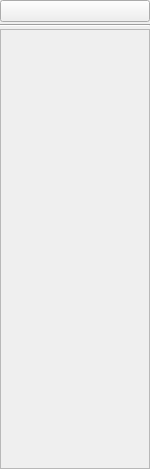
<?xml version="1.0" encoding="UTF-8"?>
<ui version="4.0">
 <class>ZuJianWidget</class>
 <widget class="QWidget" name="ZuJianWidget">
  <property name="geometry">
   <rect>
    <x>0</x>
    <y>0</y>
    <width>150</width>
    <height>469</height>
   </rect>
  </property>
  <property name="sizePolicy">
   <sizepolicy hsizetype="Preferred" vsizetype="Preferred">
    <horstretch>0</horstretch>
    <verstretch>0</verstretch>
   </sizepolicy>
  </property>
  <property name="windowTitle">
   <string>Form</string>
  </property>
  <layout class="QVBoxLayout" name="verticalLayout">
   <property name="spacing">
    <number>2</number>
   </property>
   <property name="leftMargin">
    <number>0</number>
   </property>
   <property name="topMargin">
    <number>0</number>
   </property>
   <property name="rightMargin">
    <number>0</number>
   </property>
   <property name="bottomMargin">
    <number>0</number>
   </property>
   <item>
    <widget class="QPushButton" name="pushButton">
     <property name="styleSheet">
      <string notr="true"/>
     </property>
     <property name="text">
      <string/>
     </property>
    </widget>
   </item>
   <item>
    <widget class="Line" name="line">
     <property name="orientation">
      <enum>Qt::Horizontal</enum>
     </property>
    </widget>
   </item>
   <item>
    <widget class="QScrollArea" name="scrollArea">
     <property name="enabled">
      <bool>true</bool>
     </property>
     <property name="styleSheet">
      <string notr="true"/>
     </property>
     <property name="widgetResizable">
      <bool>true</bool>
     </property>
     <widget class="QWidget" name="widget">
      <property name="geometry">
       <rect>
        <x>0</x>
        <y>0</y>
        <width>148</width>
        <height>434</height>
       </rect>
      </property>
      <property name="styleSheet">
       <string notr="true"/>
      </property>
     </widget>
    </widget>
   </item>
  </layout>
 </widget>
 <resources/>
 <connections/>
</ui>
